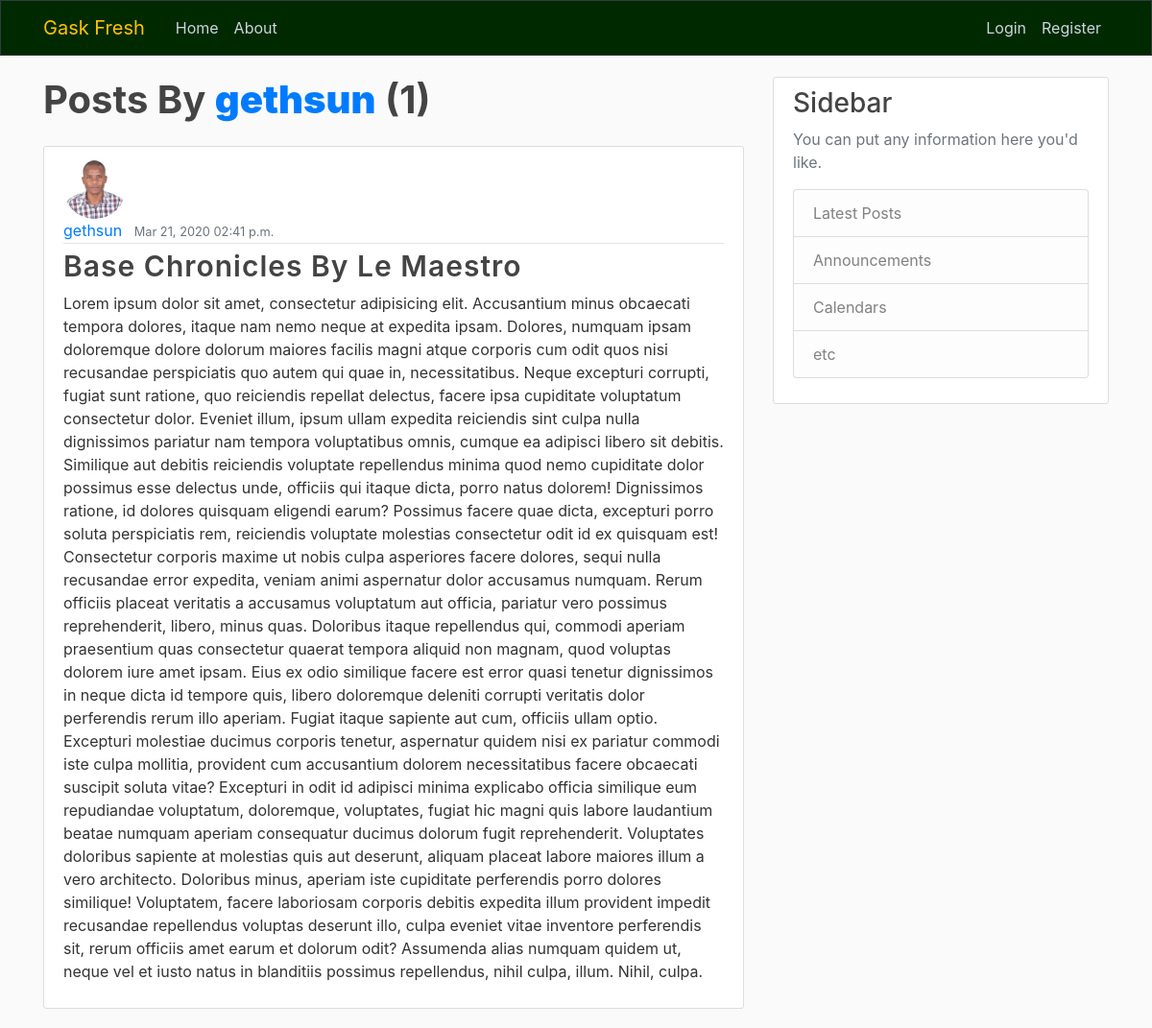
Page /user/gethsun on the earlier database version.
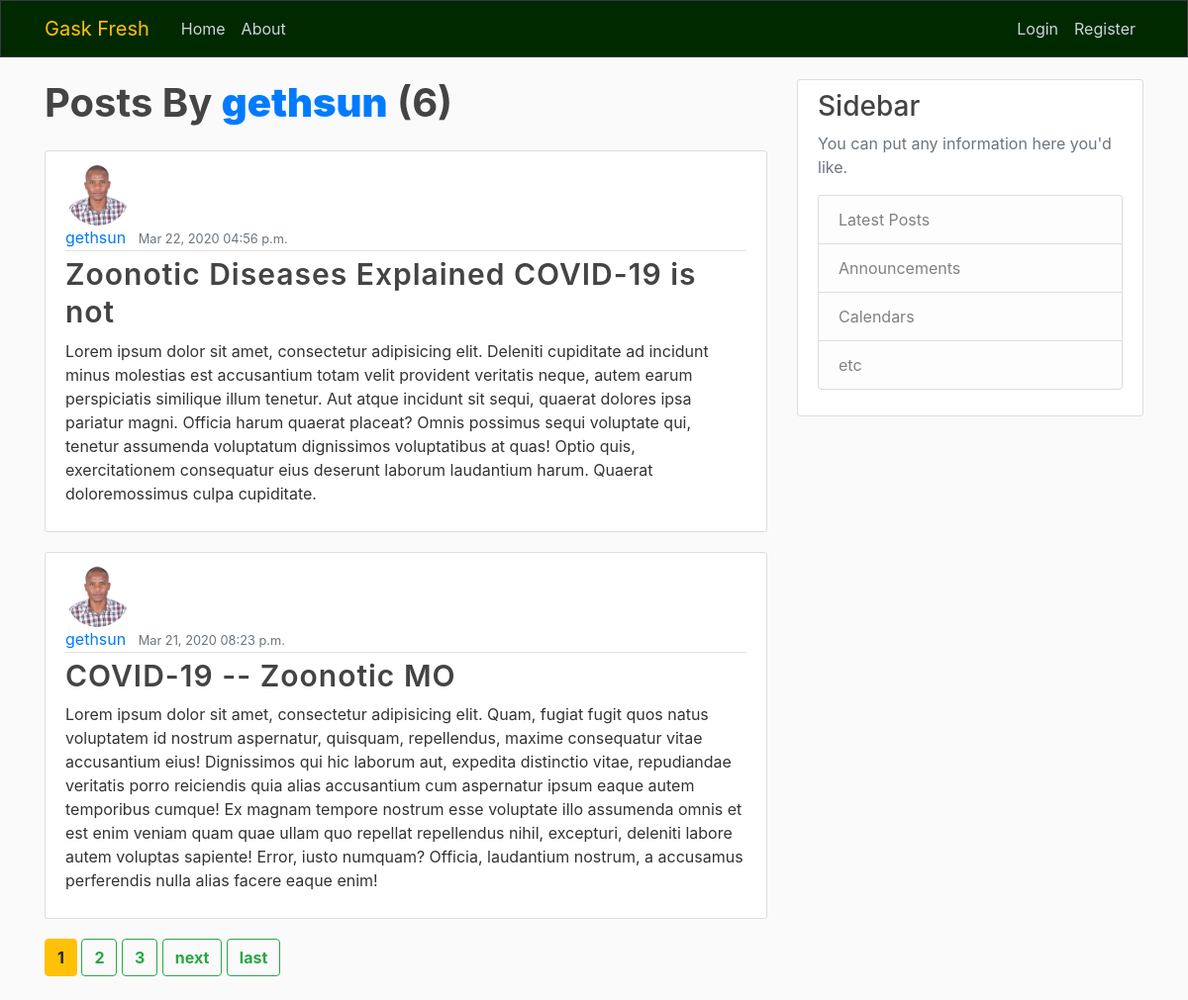
Same page on the later database version.
### blog/models.py (models this page shows, shortened)
class Posts(models.Model):
    title = models.CharField(max_length=100)
    author = models.ForeignKey(User, on_delete=models.CASCADE)
    date_posted = models.DateTimeField(
        auto_now_add=True)  # default=timezone.now
    content = models.TextField()

### users/models.py (models this page shows, shortened)
class Profile(models.Model):
    user = models.OneToOneField(User, on_delete=models.CASCADE)
    img = models.ImageField(default='default.png', upload_to='profile_pics')

### blog/views.py (the view)
# urls.py: path('user/<str:username>', UserPostListView.as_view(), name='user-posts')
class UserPostListView(ListView):
    model = Posts
    template_name = 'blog/user_posts.html'
    context_object_name = 'posts'
    paginate_by = 2
    def get_queryset(self):
        user = get_object_or_404(User, username=self.kwargs.get('username'))
        return Posts.objects.filter(author=user).order_by('-date_posted')

### blog/templates/blog/user_posts.html (shortened to what this page needs)
 {% extends 'blog/base.html' %}
{% block content %}
<h1 class="mb-4 font-weight-bold">Posts By <a class="font-weight-bolder" href="#">{{ view.kwargs.username }}</a>  ({{ page_obj.paginator.count }})</h1>
    {% for post in posts %}
        <article class="media content-section">
      <div class="media-body">
        <img class="rounded-circle article-img" src="{{ post.author.profile.img.url }}">
        <div class="article-metadata">
          <a class="mr-2" href="{% url 'user-posts' post.author.username %}">{{ post.author }}</a>
          <small class="text-muted">{{ post.date_posted|date:"M d, Y" }} {{ post.date_posted|time:"h:i a" }}</small>
        </div>
        <h2><a class="article-title" style="font-size: 30px; letter-spacing: 1px; font-weight: 600;" href="{% url 'posts-detail' post.id %}">{{ post.title }}</a></h2>
        <p class="article-content">{{ post.content }}</p>
      </div>
   </article>
    {% endfor %}
    {% if is_paginated %}
        {% for num in page_obj.paginator.page_range %}
            {% if page_obj.number == num %}
              <a class="btn btn-warning mb-4 font-weight-bolder" href="?page={{ num }}">{{ num }}</a>
            {% elif num > page_obj.number|add:'-3' and num < page_obj.number|add:'3' %}
              <a class="btn btn-outline-success mb-4 font-weight-bolder" href="?page={{ num }}">{{ num }}</a>
            {% endif %}
        {% endfor %}
        {% if page_obj.has_next %}
          <a class="btn btn-outline-success mb-4 font-weight-bolder" href="?page={{ page_obj.next_page_number }}">next</a>
          <a class="btn btn-outline-success mb-4 font-weight-bolder" href="?page={{ page_obj.paginator.num_pages }}">last</a>
        {% endif %}
    {% endif %}
{% endblock %}

### blog/templates/blog/base.html (shortened to what this page needs)
{% load static %}
<!DOCTYPE html>
<html>
<head>
    <link rel="stylesheet" href="https://stackpath.bootstrapcdn.com/bootstrap/4.4.1/css/bootstrap.min.css">
    <link rel="stylesheet" href="{% static 'blog/main.css' %}">
</head>
<body>
    <header class="site-header">
      <nav class="navbar navbar-expand-md border border-dark navbar-dark bg-steel fixed-top">
        <div class="container">
          <a class="navbar-brand text-warning  mr-4" href="{% url 'blog-home' %}">Gask Fresh</a>
          <div class="collapse navbar-collapse" id="navbarToggle">
            <div class="navbar-nav mr-auto">
              <a class="nav-item nav-link" href="{% url 'blog-home' %}">Home</a>
              <a class="nav-item nav-link" href="{% url 'blog-about' %}">About</a>
            </div>
            <div class="navbar-nav">
              {% if user.is_authenticated %}
                <a class="nav-link nav-item" href="{% url 'posts-create' %}">New Post</a>
                <a class="nav-link nav-item" href="{% url 'profile' %}">Profile</a>
                <a class="nav-item nav-link" href="{% url 'logout'%}">Logout</a>
              {% else %}
                <a class="nav-item nav-link" href="{% url 'login' %}">Login</a>
                <a class="nav-item nav-link" href="{% url 'register' %}">Register</a>
              {% endif %}
            </div>
          </div>
        </div>
      </nav>
    </header>
   <main role="main" class="container">
      <div class="row">
        <div class="col-md-8">
          {% block content %}{% endblock %}
        </div>
        <div class="col-md-4">
          <div class="content-section">
            <h3>Sidebar</h3>
            <p class='text-muted'>You can put any information here you'd like.
              <ul class="list-group">
                <li class="list-group-item list-group-item-light">Latest Posts</li>
                <li class="list-group-item list-group-item-light">Announcements</li>
                <li class="list-group-item list-group-item-light">Calendars</li>
                <li class="list-group-item list-group-item-light">etc</li>
              </ul>
            </p>
          </div>
        </div>
      </div>
</main>
</body>
</html>

### blog/static/blog/main.css (style rules this page uses)
body { background: #fafafa; color: #333333; margin-top: 5rem; }
h1, h2, h3, h4, h5, h6 { color: #444444; }
ul { margin: 0; }
.bg-steel { background-color: #002900; }
.site-header .navbar-nav .nav-link { color: #cbd5db; }
.content-section { background: #ffffff; padding: 10px 20px; border: 1px solid #dddddd; border-radius: 3px; margin-bottom: 20px; }
.article-title { color: #444444; }
.article-content { white-space: pre-line; }
.article-img { height: 65px; width: 65px; margin-right: 16px; }
.article-metadata { padding-bottom: 1px; margin-bottom: 4px; border-bottom: 1px solid #e3e3e3 }

Differences in the rows shown:
no longer on this page (row edited): Posts: author.profile.img (picture), author "gethsun", date_posted "Mar 21, 2020", date_posted "02:41 p.m.", title "Base Chronicles By Le Maestro", content "Lorem ipsum dolor sit amet, consectetur adipisicing elit. Accusantium minus obcaecati tempora dolores, itaque nam nemo neque at expedita ipsam. Dolores, numquam ipsam doloremque dolore dolorum maiores facilis magni atque corporis cum odit quos nisi recusandae perspiciatis quo autem qui quae in, necessitatibus. Neque excepturi corrupti, fugiat sunt ratione, quo reiciendis repellat delectus, facere ipsa cupiditate voluptatum consectetur dolor. Eveniet illum, ipsum ullam expedita reiciendis sint culpa nulla dignissimos pariatur nam tempora voluptatibus omnis, cumque ea adipisci libero sit debitis. Similique aut debitis reiciendis voluptate repellendus minima quod nemo cupiditate dolor possimus…"
added Posts: author.profile.img (picture), author "gethsun", date_posted "Mar 22, 2020", date_posted "04:56 p.m.", title "Zoonotic Diseases Explained COVID-19 is not", content "Lorem ipsum dolor sit amet, consectetur adipisicing elit. Deleniti cupiditate ad incidunt minus molestias est accusantium totam velit provident veritatis neque, autem earum perspiciatis similique illum tenetur. Aut atque incidunt sit sequi, quaerat dolores ipsa pariatur magni. Officia harum quaerat placeat? Omnis possimus sequi voluptate qui, tenetur assumenda voluptatum dignissimos voluptatibus at quas! Optio quis, exercitationem consequatur eius deserunt laborum laudantium harum. Quaerat doloremossimus culpa cupiditate."
added Posts: author.profile.img (picture), author "gethsun", date_posted "Mar 21, 2020", date_posted "08:23 p.m.", title "COVID-19 -- Zoonotic MO", content "Lorem ipsum dolor sit amet, consectetur adipisicing elit. Quam, fugiat fugit quos natus voluptatem id nostrum aspernatur, quisquam, repellendus, maxime consequatur vitae accusantium eius! Dignissimos qui hic laborum aut, expedita distinctio vitae, repudiandae veritatis porro reiciendis quia alias accusantium cum aspernatur ipsum eaque autem temporibus cumque! Ex magnam tempore nostrum esse voluptate illo assumenda omnis et est enim veniam quam quae ullam quo repellat repellendus nihil, excepturi, deleniti labore autem voluptas sapiente! Error, iusto numquam? Officia, laudantium nostrum, a accusamus perferendis nulla alias facere eaque enim!"
Other differences:
{{ page_obj.paginator.count }}: "1" → "6"
new list line: "1"
new list line: "2"
new list line: "3"
text now shown: "next last"
